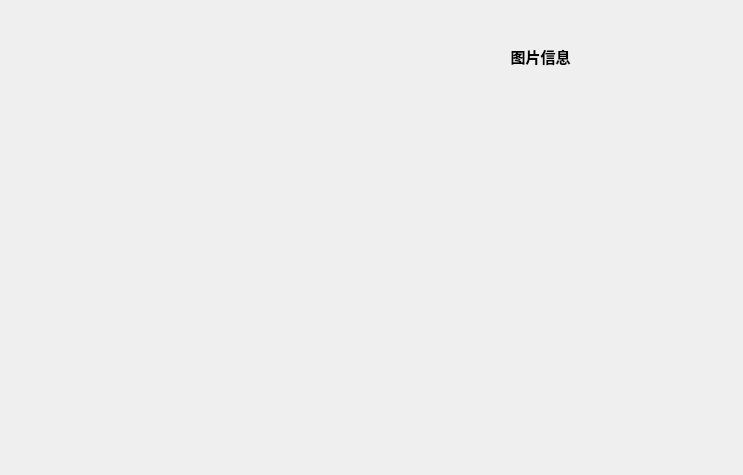
<?xml version="1.0" encoding="UTF-8"?>
<ui version="4.0">
 <class>Dialog1</class>
 <widget class="QDialog" name="Dialog1">
  <property name="geometry">
   <rect>
    <x>0</x>
    <y>0</y>
    <width>743</width>
    <height>475</height>
   </rect>
  </property>
  <property name="windowTitle">
   <string>Dialog</string>
  </property>
  <widget class="QPushButton" name="btn_start">
   <property name="geometry">
    <rect>
     <x>50</x>
     <y>330</y>
     <width>81</width>
     <height>41</height>
    </rect>
   </property>
   <property name="styleSheet">
    <string notr="true">image: url(:/image/image/yourpicture/录像.png);
border-radius:10px;</string>
   </property>
   <property name="text">
    <string/>
   </property>
  </widget>
  <widget class="QWidget" name="horizontalLayoutWidget">
   <property name="geometry">
    <rect>
     <x>40</x>
     <y>80</y>
     <width>341</width>
     <height>231</height>
    </rect>
   </property>
   <layout class="QHBoxLayout" name="horizontalLayout"/>
  </widget>
  <widget class="QPushButton" name="btn_stop">
   <property name="geometry">
    <rect>
     <x>290</x>
     <y>330</y>
     <width>51</width>
     <height>41</height>
    </rect>
   </property>
   <property name="styleSheet">
    <string notr="true">border-radius:10px;
image: url(:/image/image/yourpicture/停止.png);</string>
   </property>
   <property name="text">
    <string/>
   </property>
  </widget>
  <widget class="QPushButton" name="btn_prograph">
   <property name="geometry">
    <rect>
     <x>40</x>
     <y>412</y>
     <width>91</width>
     <height>41</height>
    </rect>
   </property>
   <property name="styleSheet">
    <string notr="true">image: url(:/image/image/yourpicture/评价-拍照.png);
border-radius:10px;</string>
   </property>
   <property name="text">
    <string/>
   </property>
  </widget>
  <widget class="QPushButton" name="btn_exit">
   <property name="geometry">
    <rect>
     <x>600</x>
     <y>410</y>
     <width>75</width>
     <height>23</height>
    </rect>
   </property>
   <property name="styleSheet">
    <string notr="true">image: url(:/image/image/yourpicture/退出.png);
border-radius:10px;</string>
   </property>
   <property name="text">
    <string/>
   </property>
  </widget>
  <widget class="QLabel" name="label_2">
   <property name="geometry">
    <rect>
     <x>150</x>
     <y>10</y>
     <width>121</width>
     <height>51</height>
    </rect>
   </property>
   <property name="sizePolicy">
    <sizepolicy hsizetype="Expanding" vsizetype="Expanding">
     <horstretch>0</horstretch>
     <verstretch>0</verstretch>
    </sizepolicy>
   </property>
   <property name="styleSheet">
    <string notr="true">
image: url(:/new/摄像头.png);</string>
   </property>
   <property name="text">
    <string/>
   </property>
  </widget>
  <widget class="QLabel" name="label">
   <property name="geometry">
    <rect>
     <x>500</x>
     <y>41</y>
     <width>81</width>
     <height>31</height>
    </rect>
   </property>
   <property name="font">
    <font>
     <family>楷体</family>
     <pointsize>11</pointsize>
     <weight>75</weight>
     <bold>true</bold>
    </font>
   </property>
   <property name="text">
    <string>图片信息</string>
   </property>
   <property name="alignment">
    <set>Qt::AlignCenter</set>
   </property>
  </widget>
  <widget class="QPushButton" name="btn_save">
   <property name="geometry">
    <rect>
     <x>290</x>
     <y>420</y>
     <width>81</width>
     <height>41</height>
    </rect>
   </property>
   <property name="styleSheet">
    <string notr="true">image: url(:/image/image/yourpicture/保存.png);
border-radius:10px;</string>
   </property>
   <property name="text">
    <string/>
   </property>
  </widget>
  <widget class="QLabel" name="label_image">
   <property name="geometry">
    <rect>
     <x>500</x>
     <y>90</y>
     <width>201</width>
     <height>241</height>
    </rect>
   </property>
   <property name="text">
    <string/>
   </property>
  </widget>
  <widget class="QWidget" name="widget" native="true">
   <property name="geometry">
    <rect>
     <x>0</x>
     <y>0</y>
     <width>871</width>
     <height>511</height>
    </rect>
   </property>
   <property name="styleSheet">
    <string notr="true">border-image: url(:/image/image/yourpicture/beach.JPG);</string>
   </property>
  </widget>
  <zorder>widget</zorder>
  <zorder>btn_start</zorder>
  <zorder>horizontalLayoutWidget</zorder>
  <zorder>btn_stop</zorder>
  <zorder>btn_prograph</zorder>
  <zorder>btn_exit</zorder>
  <zorder>label_2</zorder>
  <zorder>label</zorder>
  <zorder>btn_save</zorder>
  <zorder>label_image</zorder>
 </widget>
 <resources/>
 <connections/>
</ui>
